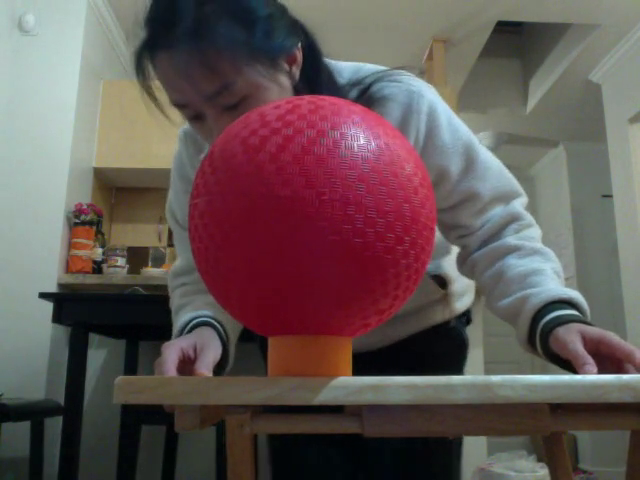
#> input picture frame 95 of test/front_2_back.mp4, 640 x 480 px
$ python ball_tracking_video_test.py   (older library calls are emulated)
#> lines starting #> are read from the running program, lines starting #| are printed output that depends on the picture; after the words box and inside, x2 and y2 are one past the last pixel; in counts of white or black regions, pixels touching at a corner belong together
#> in ball_tracker, frame is the input picture: shape (480, 640, 3); mean B, G, R 84.7, 86, 99.5
## PURPOSE: To optimize the ball tracking algorithm from PySense blog
## Written by Svena Yu, Nov 2020

from collections import deque
import matplotlib.pyplot as plt
import numpy as np
import math
import argparse
import cv2
import time
import os
import sys
import time
import csv

redLower = (130, 130, 0)
redUpper = (255, 255, 255)
# redLower = (154,161,0)
# redUpper = (255,255,255)
dir = os.path.dirname(__file__)
vid_filename = os.path.join(dir, 'front_2_back.mp4')
np.set_printoptions(threshold=sys.maxsize)

x_list = []
y_list = []
radius_list = []
timestamp_list = []

def contour_filter(img):
	blurred = cv2.GaussianBlur(img, (11, 11), 0)
	# blurred = cv2.medianBlur(img,9) ## need to use odd number
	# blurred = cv2.bilateralFilter(img,12,125,125)
	hsv = cv2.cvtColor(blurred, cv2.COLOR_BGR2HSV)
#> hsv: shape (480, 640, 3); mean H, S, V 80.4, 80.6, 106
	mask = cv2.inRange(hsv, redLower, redUpper)
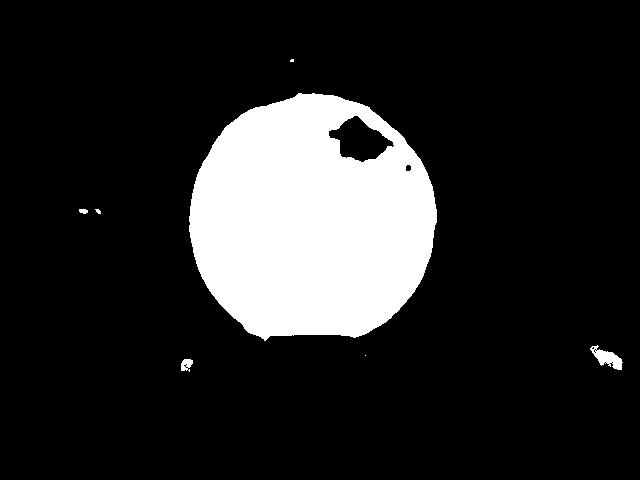
#> mask: shape (480, 640); 15.3% white; 7 white regions (2 under 20 px)
	return mask

def find_hough_lines(gray_img, img):
	edges = cv2.Canny(gray_img,50,150,apertureSize = 3)
	minLineLength = 5
	maxLineGap = 0
	minIntersectingPts = 50
	lines = cv2.HoughLinesP(edges,1,np.pi/180,minIntersectingPts,minLineLength,maxLineGap)
	# [5 lines of commented-out code are left out]
	return lines

def ball_tracker():
	vs = cv2.VideoCapture(vid_filename)
	# allow vid file to warm up
	time.sleep(2.0)
	while True:
		flag,frame = vs.read()

		if frame is None:
			break
		# frame = frame.astype('uint8')
		timestamp_list.append(vs.get(cv2.CAP_PROP_POS_MSEC))
		print(vs.get(cv2.CAP_PROP_POS_FRAMES))

		# Filtering
		mask = contour_filter(frame)

		# # Finding Contours, Finding Hough Lines, intersecting contours are ignored
		# # Method 1
		image, contours, hierarchy = cv2.findContours(mask, cv2.RETR_EXTERNAL, cv2.CHAIN_APPROX_SIMPLE)
#> contours = 7 contours, 3 with area under 20; largest, box (x1, y1, x2, y2) and area: (189, 93, 437, 341) 47857, (590, 345, 623, 370) 340, (181, 359, 193, 372) 92, (79, 209, 88, 214) 25

		# Find max contour area
		i = 0
		maxContour = 0
		maxContourArea = 0
		for contour in contours:
			contourArea = cv2.contourArea(contour)
			if contourArea > maxContourArea:
				maxContourArea = contourArea
				maxContour = i
			i+=1
#> this loop made 7 passes
#> (contourArea, maxContourArea) on passes 1, 3, 6: (92.5, 92.5), (339.5, 339.5), (47857, 47857)
#> contourArea on pass 5: 25
#> after the loop, i = 7; maxContour = 5; maxContourArea = 47857

		((x, y), radius) = cv2.minEnclosingCircle(contours[maxContour])
#> x = 309.7; y = 220.5; radius = 128

		if radius > 0:
			cv2.circle(frame, (int(x), int(y)), int(radius), (0, 255, 255), 2)
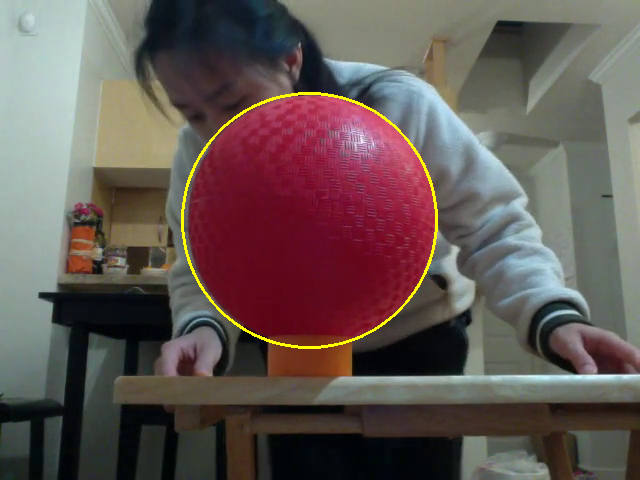
#> frame: shape (480, 640, 3); 0.75% of pixels changed, all inside (x1, y1, x2, y2) = (181, 92, 438, 349)
			cv2.circle(frame, (int(x), int(y)), 5, (0, 0, 255), -1)
#> frame: shape (480, 640, 3); 0.03% of pixels changed, all inside (x1, y1, x2, y2) = (304, 215, 315, 226)

			x_list.append(x)
			y_list.append(y)
			radius_list.append(radius)

		# Display Image
		# cv2.imshow('image', frame)
		# Maintain output window utill user presses a key
		key = cv2.waitKey(1) & 0XFF
#> (key q is pressed here)
		if key == ord('q'):
			break

	# If not using vid file, stop the camera video stream
	vs.release()

	# Destroying present windows on screen
	cv2.destroyAllWindows()

	# Plot Graph
	plt.figure(figsize=(10, 5))
	plt.plot(timestamp_list, x_list)
	plt.title("x")
	plt.figure(figsize=(10, 5))
	plt.plot(timestamp_list, y_list)
	plt.title("y")

	# Save Data
	data = np.asarray([x_list, y_list, radius_list, timestamp_list])
#> data = [309.7, 220.5, 128, 3169.8]
	# print(data)
	header = ['x','y','radius','time']

	data_filename = os.path.join(dir, 'front2back.csv')
	np.savetxt(data_filename, np.transpose(data), delimiter=",")


if __name__ == '__main__':
	ball_tracker();
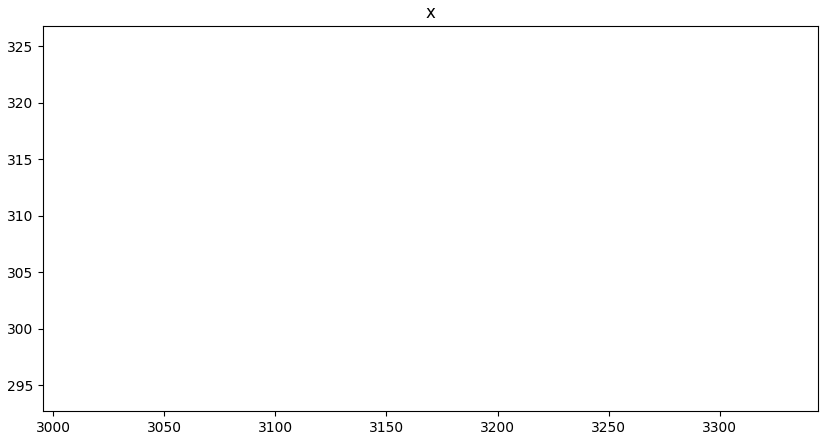
#> figure drawn by matplotlib, 1 panel

$ run again, starting later in the video
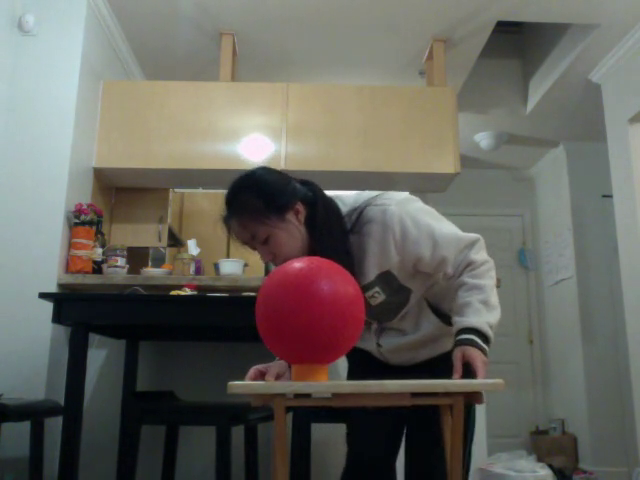
#> input picture frame 430 of test/front_2_back.mp4, 640 x 480 px
#> in ball_tracker, frame is the input picture: shape (480, 640, 3); mean B, G, R 94.5, 101, 102.5
#> hsv: shape (480, 640, 3); mean H, S, V 63.7, 53.8, 108
#> in contour_filter, `mask = cv2.inRange(hsv, redLower, redUpper)`:
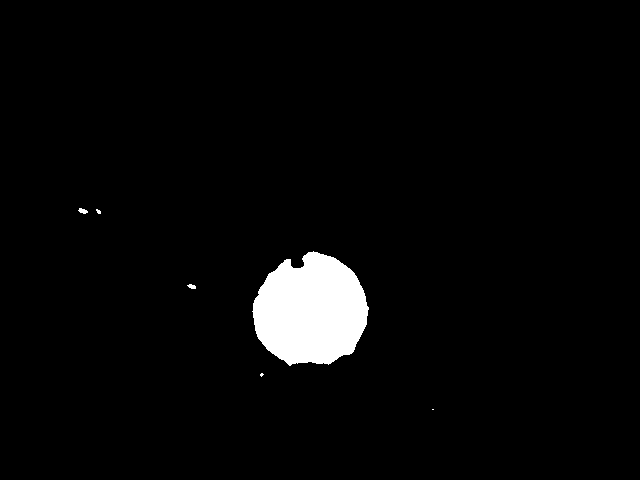
#> mask: shape (480, 640); 3.3% white; 6 white regions (3 under 20 px)
#> contours = 6 contours, 3 with area under 20; largest, box (x1, y1, x2, y2) and area: (252, 251, 369, 366) 9774, (78, 208, 88, 214) 27, (187, 284, 196, 289) 21
#> the loop in ball_tracker, `for contour in contours:` made 6 passes
#> (contourArea, maxContourArea) on passes 3 to 4: (21, 21), (9774.5, 9774.5)
#> after the loop in ball_tracker, `for contour in contours:`: i = 6; maxContour = 3; maxContourArea = 9774.5
#> x = 310.2; y = 310.1; radius = 59.19
#> data = [310.2, 310.1, 59.19, 14347.7]
#> `ball_tracker();`:
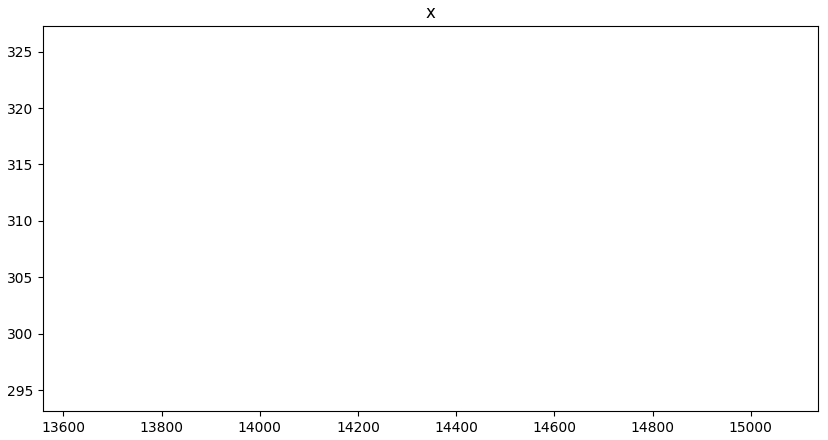
#> figure drawn by matplotlib, 1 panel

$ run again, starting later in the video
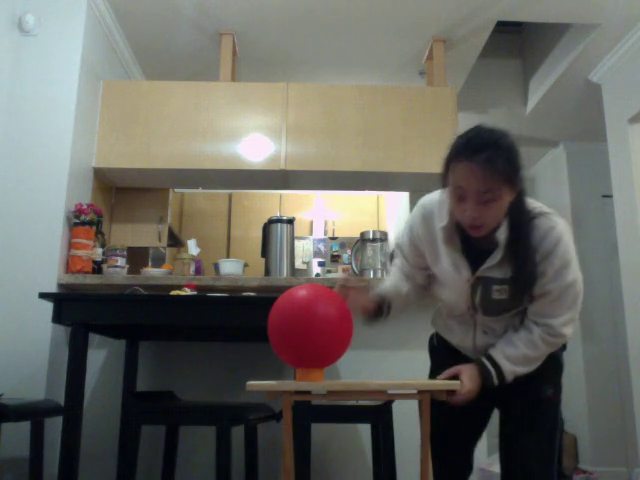
#> input picture frame 764 of test/front_2_back.mp4, 640 x 480 px
#> in ball_tracker, frame is the input picture: shape (480, 640, 3); mean B, G, R 96.3, 102.5, 103.2
#> hsv: shape (480, 640, 3); mean H, S, V 65.7, 52.2, 108.8
#> in contour_filter, `mask = cv2.inRange(hsv, redLower, redUpper)`:
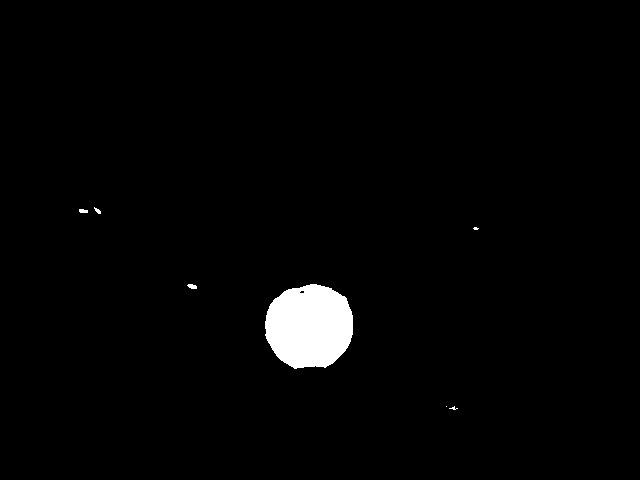
#> mask: shape (480, 640); 2% white; 7 white regions (3 under 20 px)
#> contours = 7 contours, 4 with area under 20; largest, box (x1, y1, x2, y2) and area: (265, 284, 353, 369) 5812, (187, 284, 197, 289) 26, (79, 209, 88, 213) 20
#> the loop in ball_tracker, `for contour in contours:` made 7 passes
#> (contourArea, maxContourArea, maxContour) on pass 3: (5812, 5812, 2)
#> after the loop in ball_tracker, `for contour in contours:`: i = 7; maxContour = 2; maxContourArea = 5812
#> x = 309.5; y = 325.2; radius = 45.53
#> data = [309.5, 325.2, 45.53, 25492.2]
#> `ball_tracker();`:
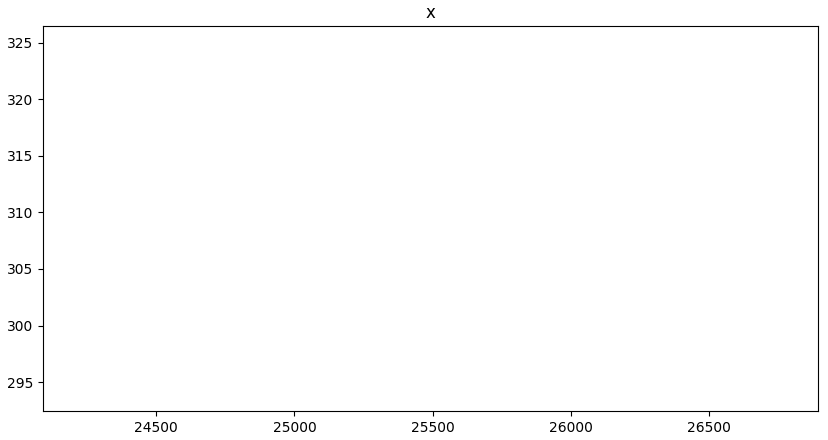
#> figure drawn by matplotlib, 1 panel
